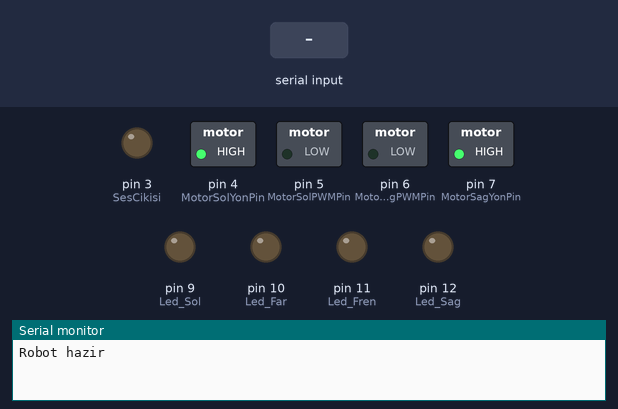
Bench run of a sketch on a simulated Arduino Uno, built with avr-gcc and run on an emulated ATmega328P. Parts: switched loads named in the sketch (green lamp = pin HIGH), output pins drawn as LEDs (lit = HIGH), the last lines printed to the serial monitor. The inputs (shaded band) are chosen by the test bench.

Above: at 1.2 s.
1.3 s: "5" received over Serial
At 1.46 s:
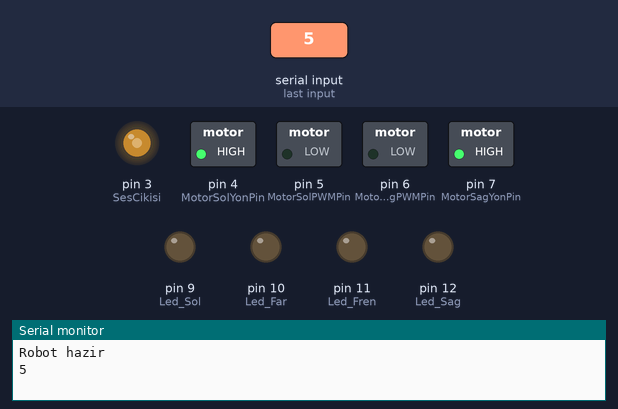
4.3 s: "8" received over Serial
At 4.54 s:
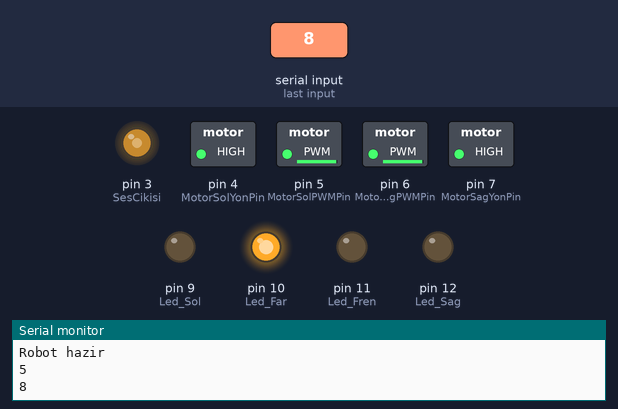
7.3 s: "2" received over Serial
At 7.62 s:
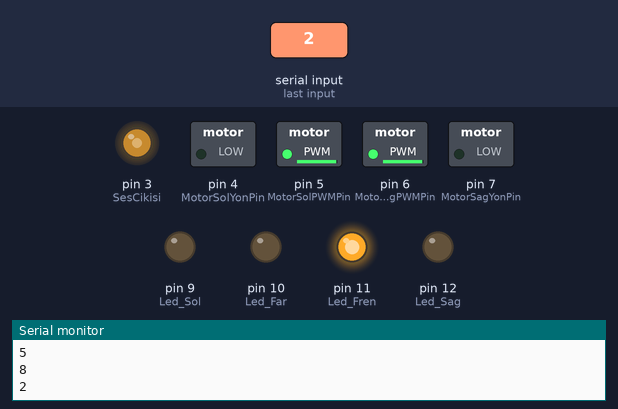
10.3 s: "4" received over Serial
At 10.7 s:
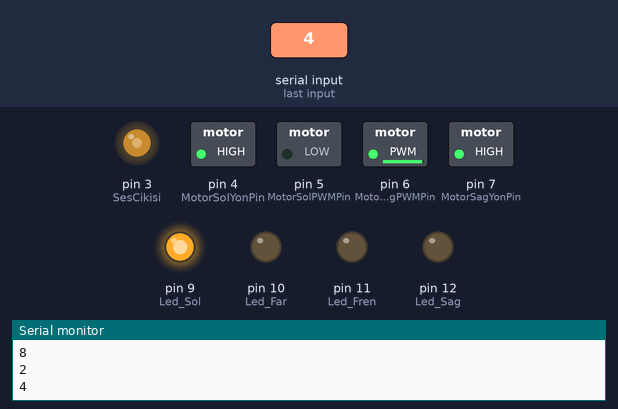
13.3 s: "6" received over Serial
At 13.79 s:
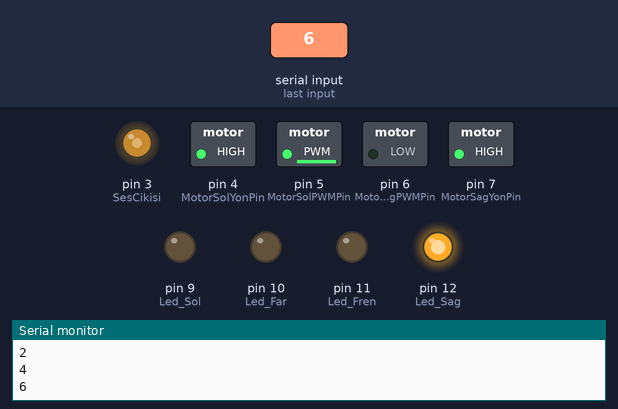
Timing chart, 0 to 17.3 s (numbered marks = the images above; inputs shaded):
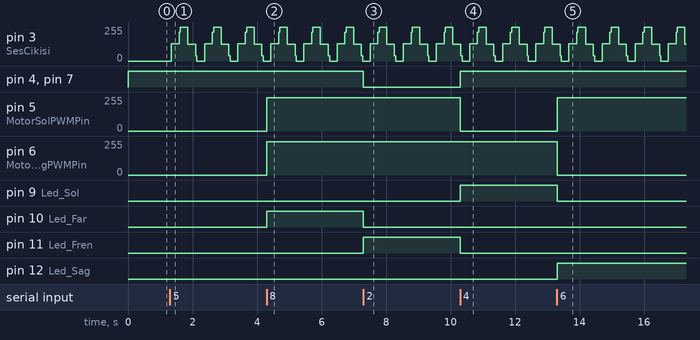

The sketch:

bt001-rmtcar.ino
```cpp
// BT kontrollü araba
// ANDROID uygulaması olarak ROBOREMO isimli program kullanılabilir. Baska alternatiflerde vardır.

    #define Led_Far 10
    #define Led_Fren 11
    #define Led_Sol 9
    #define Led_Sag 12

    #define SesCikisi 3

    #define trigpini 13  // TRIG pini
    #define echopini 8  // ECHO pini
    #define IRSensor 4  //ir alici pini

    #define MotorSolYonPin 4
    #define MotorSolPWMPin 5
    #define MotorSagYonPin 7
    #define MotorSagPWMPin 6

    #define SensorSol A2
    #define SensorSag A3
    #define SensorSolPIN  A2
    #define SensorSagPIN  A3

int HIZ=0;
int VeriGelmiyorSayac=0;
int BeepSayac=0;
boolean beepon=false;

//bluetooth uzerinden gelen bilginin alinmasi
char BT_rx(){
  char gelenveri='_';
  if (Serial.available() > 0) //Serial portun kontrollü
  {
    gelenveri = Serial.read(); //Telefondan gelen verilerin kontrollü
    Serial.println(gelenveri);
    VeriGelmiyorSayac=0;
  }

  return gelenveri;
}


void setup() {
  // put your setup code here, to run once:
  Serial.begin(115200);
  Serial.println("Robot hazir");

  pinMode(Led_Far,OUTPUT);
  pinMode(Led_Fren,OUTPUT);
  pinMode(Led_Sol,OUTPUT);
  pinMode(Led_Sag,OUTPUT);
  pinMode(MotorSolYonPin,OUTPUT);
  pinMode(MotorSagYonPin,OUTPUT);
  pinMode(SesCikisi,OUTPUT);


  HIZ=250;
  Robot_Dur();
}

void beep(){
  digitalWrite(SesCikisi,1);
  delay(1);
  digitalWrite(SesCikisi,0);
  delay(1);

}
void Robot_Dur(){
    digitalWrite(MotorSolYonPin, 1);
    digitalWrite(MotorSagYonPin, 1);
    analogWrite(MotorSolPWMPin,0);
    analogWrite(MotorSagPWMPin,0);


    digitalWrite(Led_Sol, 0);
    digitalWrite(Led_Sag, 0);
    digitalWrite(Led_Far, 0);
    digitalWrite(Led_Fren, 0);

    beepon=false;
}

void loop() {
  // put your main code here, to run repeatedly:
  delay (1);
  //beep sesini olusturan bolum
  if (beepon==true){
      BeepSayac++;
      if (BeepSayac<250){
        digitalWrite(SesCikisi,1 - digitalRead(SesCikisi));
      }
      if (BeepSayac>500){
        BeepSayac=0;
      }
  }
  //beep sesini olusturan bolum sonu


  switch (BT_rx())
  {
    case '_': //veri gelmiyor ise 10sn sonra otomatik dursun
      if (VeriGelmiyorSayac<10000){
        VeriGelmiyorSayac++;
      }else{
        Robot_Dur();
        beepon=false;

      }

    break;

    case '8'://ileri
          digitalWrite(MotorSolYonPin, 1);
          digitalWrite(MotorSagYonPin, 1);
          analogWrite(MotorSolPWMPin,HIZ);
          analogWrite(MotorSagPWMPin,HIZ);


          digitalWrite(Led_Sol, 0);
          digitalWrite(Led_Sag, 0);
          digitalWrite(Led_Far, 1);
          digitalWrite(Led_Fren, 0);
    break;

    case '2'://geri
          digitalWrite(MotorSolYonPin, 0);
          digitalWrite(MotorSagYonPin, 0);
          analogWrite(MotorSolPWMPin,HIZ);
          analogWrite(MotorSagPWMPin,HIZ);

          digitalWrite(Led_Sol, 0);
          digitalWrite(Led_Sag, 0);
          digitalWrite(Led_Far, 0);
          digitalWrite(Led_Fren, 1);
    break;

    case '0'://stop
      Robot_Dur();
    break;

    case '4'://sol
          digitalWrite(MotorSolYonPin, 1);
          digitalWrite(MotorSagYonPin, 1);
          analogWrite(MotorSolPWMPin,0);
          analogWrite(MotorSagPWMPin,HIZ);


          digitalWrite(Led_Sol, 1);
          digitalWrite(Led_Sag, 0);
          digitalWrite(Led_Far, 0);
          digitalWrite(Led_Fren, 0);
    break;

    case '6'://sag
          digitalWrite(MotorSolYonPin, 1);
          digitalWrite(MotorSagYonPin, 1);
          analogWrite(MotorSolPWMPin,HIZ);
          analogWrite(MotorSagPWMPin,0);


          digitalWrite(Led_Sol, 0);
          digitalWrite(Led_Sag, 1);
          digitalWrite(Led_Far, 0);
          digitalWrite(Led_Fren, 0);
    break;

    case '5'://beep

      beepon=not beepon;


    break;

    case '7'://ileri+sol
    break;

    case '9'://ileri+sag
    break;

    case '1'://gerii+sol
    break;

    case '3'://geri+sag
    break;

    case 'q'://korna on
      beepon=true;
    break;

    case 'a'://korna off
      beepon=false;
    break;

    case 13:
        Serial.println("UYCEP MODELA - Ostim Mesleki ve Teknik Anadolu Lisesi");
        /*
        Serial.print("Batarya:");
        Serial.print(analogRead(A0));
        Serial.println(" ");
        Serial.print("sensor:");
        Serial.print(Sensorler[0]);
        Serial.print(",");
        Serial.print(Sensorler[1]);
        Serial.print(",");
        Serial.print(Sensorler[2]);
        Serial.println(" ");
        */
    break;
    default:
    break;
  }

}
```

Measured:
- after the input at 1.3 s, pin 3 (SesCikisi): 0/255 → 130/255 after 0.05 s, then repeats every 1.0 s: 217/255 0.04 s, 255/255 0.23 s, 125/255 0.24 s, 38/255 0.04 s, 0/255 0.23 s, 130/255 0.24 s
- after the input at 4.3 s, pin 5 (MotorSolPWMPin), pin 6 (MotorSagPWMPin): 0/255 → 250/255 at once; pin 10 (Led_Far): LOW → HIGH at once
- after the input at 7.3 s, pin 4 (MotorSolYonPin), pin 7 (MotorSagYonPin), pin 10 (Led_Far): HIGH → LOW at once; pin 11 (Led_Fren): LOW → HIGH at once
- after the input at 10.3 s, pin 4 (MotorSolYonPin), pin 7 (MotorSagYonPin), pin 9 (Led_Sol): LOW → HIGH at once; pin 5 (MotorSolPWMPin): 250/255 → 0/255 at once; pin 11 (Led_Fren): HIGH → LOW at once
- after the input at 13.3 s, pin 5 (MotorSolPWMPin): 0/255 → 250/255 at once; pin 6 (MotorSagPWMPin): 250/255 → 0/255 at once; pin 9 (Led_Sol): HIGH → LOW at once; pin 12 (Led_Sag): LOW → HIGH at once
